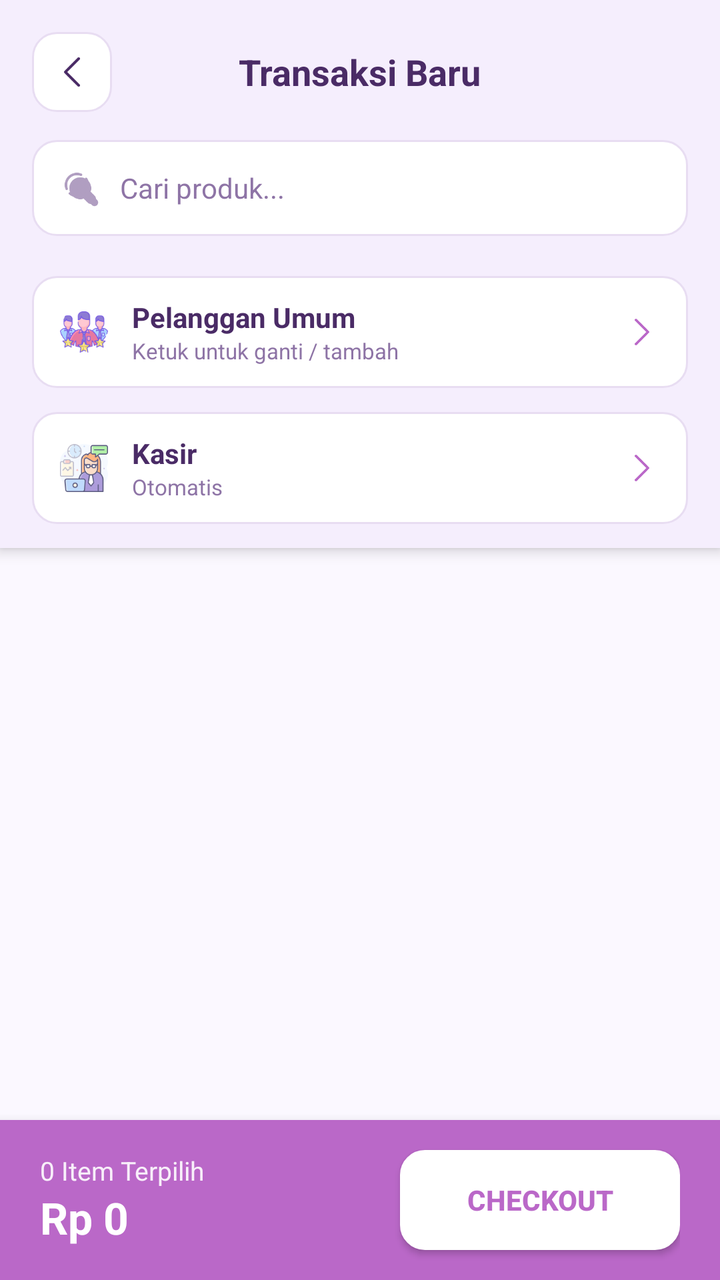
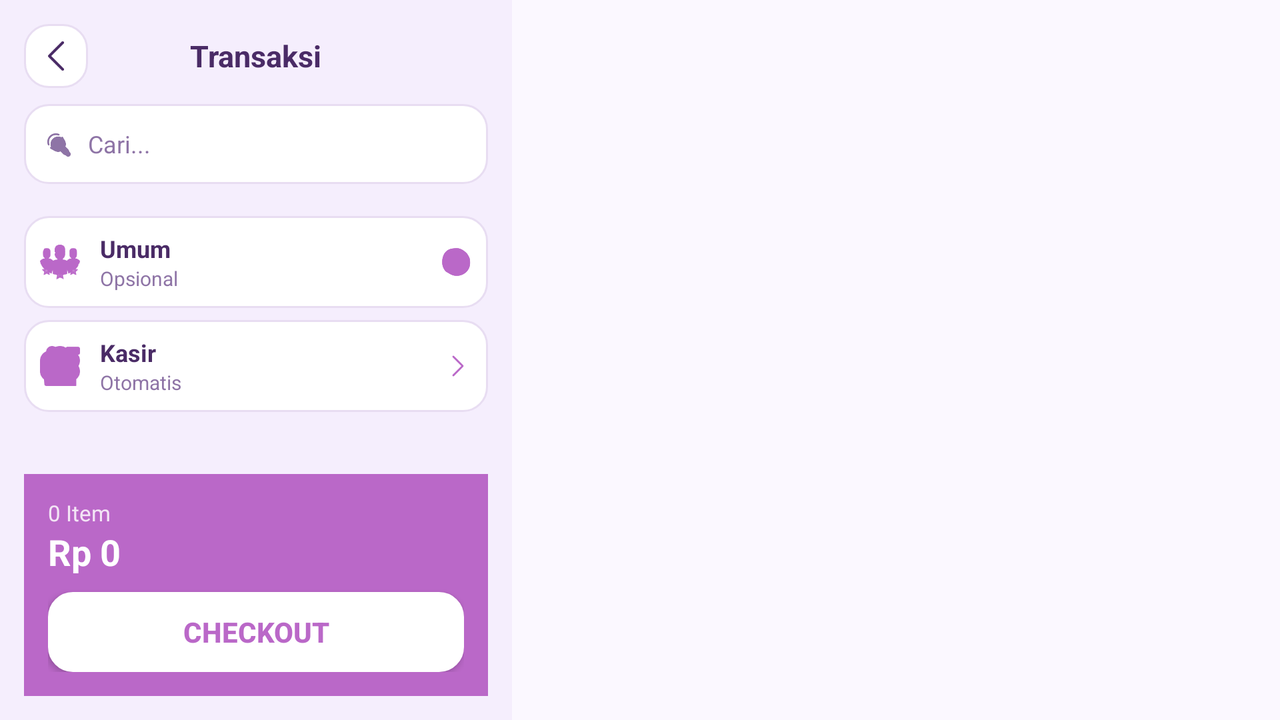

Compare how this app lays out the same screen by default and in its alternative resource folder. The renders come first, then the two layout files and the values they reference.
<!-- AndroidManifest.xml: application theme Theme.Penjualan -->
<!-- res/layout/activity_transaksi.xml -->
<?xml version="1.0" encoding="utf-8"?>
<androidx.constraintlayout.widget.ConstraintLayout
    xmlns:android="http://schemas.android.com/apk/res/android"
    xmlns:app="http://schemas.android.com/apk/res-auto"
    android:layout_width="match_parent"
    android:layout_height="match_parent"
    android:background="@color/backgroundColor">

    
    <LinearLayout
        android:id="@+id/topBar"
        android:layout_width="match_parent"
        android:layout_height="wrap_content"
        android:orientation="vertical"
        android:background="@color/backgroundFormColor"
        android:elevation="4dp"
        android:paddingTop="12dp"
        android:paddingBottom="8dp"
        app:layout_constraintTop_toTopOf="parent"
        app:layout_constraintStart_toStartOf="parent"
        app:layout_constraintEnd_toEndOf="parent">

        
        <RelativeLayout
            android:layout_width="match_parent"
            android:layout_height="48dp"
            android:paddingHorizontal="16dp">

            <ImageButton
                android:id="@+id/btnBack"
                android:layout_width="40dp"
                android:layout_height="40dp"
                android:layout_centerVertical="true"
                android:background="@drawable/bg_border"
                android:contentDescription="Kembali"
                android:src="@drawable/arrow"
                android:scaleType="fitCenter"
                android:padding="10dp"
                android:rotation="180"
                app:tint="@color/textColorTitle"/>

            <TextView
                android:layout_width="wrap_content"
                android:layout_height="wrap_content"
                android:layout_centerInParent="true"
                android:text="Transaksi Baru"
                android:textSize="18sp"
                android:textStyle="bold"
                android:textColor="@color/textColorTitle"/>

        </RelativeLayout>

        
        <LinearLayout
            android:layout_width="match_parent"
            android:layout_height="48dp"
            android:orientation="horizontal"
            android:background="@drawable/bg_border"
            android:gravity="center_vertical"
            android:layout_marginHorizontal="16dp"
            android:layout_marginTop="10dp"
            android:layout_marginBottom="10dp"
            android:paddingHorizontal="14dp">

            <ImageView
                android:layout_width="20dp"
                android:layout_height="20dp"
                android:src="@drawable/search"
                android:scaleType="fitCenter"
                app:tint="@color/textColorSecondary"
                android:alpha="0.7"/>

            <EditText
                android:id="@+id/etSearch"
                android:layout_width="0dp"
                android:layout_height="match_parent"
                android:layout_weight="1"
                android:hint="Cari produk..."
                android:textSize="14sp"
                android:textColor="@color/textColorPrimary"
                android:textColorHint="@color/textColorSecondary"
                android:background="@null"
                android:paddingStart="10dp"
                android:inputType="text"
                android:singleLine="true"/>
        </LinearLayout>

        
        <HorizontalScrollView
            android:layout_width="match_parent"
            android:layout_height="wrap_content"
            android:scrollbars="none"
            android:paddingHorizontal="16dp"
            android:clipToPadding="false"
            android:layout_marginBottom="10dp">

            <LinearLayout
                android:id="@+id/chipGroupKategori"
                android:layout_width="wrap_content"
                android:layout_height="wrap_content"
                android:orientation="horizontal"
                android:gravity="center_vertical"/>

        </HorizontalScrollView>

        
        <LinearLayout
            android:id="@+id/btnPilihPelanggan"
            android:layout_width="match_parent"
            android:layout_height="56dp"
            android:layout_marginHorizontal="16dp"
            android:layout_marginBottom="4dp"
            android:background="@drawable/bg_border"
            android:clickable="true"
            android:focusable="true"
            android:gravity="center_vertical"
            android:orientation="horizontal"
            android:paddingHorizontal="14dp">

            <ImageView
                android:layout_width="24dp"
                android:layout_height="24dp"
                android:src="@drawable/customer"
                android:scaleType="fitCenter" />

            <LinearLayout
                android:layout_width="0dp"
                android:layout_height="wrap_content"
                android:layout_weight="1"
                android:layout_marginStart="12dp"
                android:orientation="vertical">

                <TextView
                    android:id="@+id/tvPelangganTransaksi"
                    android:layout_width="match_parent"
                    android:layout_height="wrap_content"
                    android:ellipsize="end"
                    android:maxLines="1"
                    android:text="Pelanggan Umum"
                    android:textColor="@color/textColorTitle"
                    android:textSize="14sp"
                    android:textStyle="bold"/>

                <TextView
                    android:id="@+id/tvJenisPelangganTransaksi"
                    android:layout_width="match_parent"
                    android:layout_height="wrap_content"
                    android:ellipsize="end"
                    android:maxLines="1"
                    android:text="Ketuk untuk ganti / tambah"
                    android:textColor="@color/textColorSecondary"
                    android:textSize="11sp"/>
            </LinearLayout>

            
            <ImageView
                android:layout_width="18dp"
                android:layout_height="18dp"
                android:src="@drawable/arrow"
                android:scaleType="fitCenter"
                app:tint="@color/colorSoftPurple"/>
        </LinearLayout>

        
        <LinearLayout
            android:id="@+id/btnPilihKasir"
            android:layout_width="match_parent"
            android:layout_height="56dp"
            android:layout_marginHorizontal="16dp"
            android:layout_marginTop="8dp"
            android:layout_marginBottom="4dp"
            android:background="@drawable/bg_border"
            android:clickable="true"
            android:focusable="true"
            android:gravity="center_vertical"
            android:orientation="horizontal"
            android:paddingHorizontal="14dp">

            <ImageView
                android:layout_width="24dp"
                android:layout_height="24dp"
                android:src="@drawable/employee"
                android:scaleType="fitCenter" />

            <LinearLayout
                android:layout_width="0dp"
                android:layout_height="wrap_content"
                android:layout_marginStart="12dp"
                android:layout_weight="1"
                android:orientation="vertical">

                <TextView
                    android:id="@+id/tvKasirTransaksi"
                    android:layout_width="match_parent"
                    android:layout_height="wrap_content"
                    android:ellipsize="end"
                    android:maxLines="1"
                    android:text="Kasir"
                    android:textColor="@color/textColorTitle"
                    android:textSize="14sp"
                    android:textStyle="bold"/>

                <TextView
                    android:id="@+id/tvInfoKasirTransaksi"
                    android:layout_width="match_parent"
                    android:layout_height="wrap_content"
                    android:ellipsize="end"
                    android:maxLines="1"
                    android:text="Otomatis"
                    android:textColor="@color/textColorSecondary"
                    android:textSize="11sp"/>
            </LinearLayout>

            <ImageView
                android:id="@+id/imgArrowKasir"
                android:layout_width="18dp"
                android:layout_height="18dp"
                android:src="@drawable/arrow"
                android:scaleType="fitCenter"
                app:tint="@color/colorSoftPurple"/>
        </LinearLayout>

    </LinearLayout>

    
    <androidx.recyclerview.widget.RecyclerView
        android:id="@+id/rvProduk"
        android:layout_width="0dp"
        android:layout_height="0dp"
        android:paddingTop="8dp"
        android:paddingBottom="14dp"
        android:paddingHorizontal="12dp"
        android:clipToPadding="false"
        app:layout_constraintTop_toBottomOf="@id/topBar"
        app:layout_constraintBottom_toTopOf="@id/bottomCheckout"
        app:layout_constraintStart_toStartOf="parent"
        app:layout_constraintEnd_toEndOf="parent"/>

    
    <TextView
        android:id="@+id/tvEmpty"
        android:layout_width="wrap_content"
        android:layout_height="wrap_content"
        android:text="Tidak ada produk"
        android:textSize="15sp"
        android:textColor="@color/textColorSecondary"
        android:visibility="gone"
        app:layout_constraintTop_toBottomOf="@id/topBar"
        app:layout_constraintBottom_toTopOf="@id/bottomCheckout"
        app:layout_constraintStart_toStartOf="parent"
        app:layout_constraintEnd_toEndOf="parent"/>

    
    <LinearLayout
        android:id="@+id/bottomCheckout"
        android:layout_width="0dp"
        android:layout_height="80dp"
        android:orientation="horizontal"
        android:gravity="center_vertical"
        android:background="@color/colorSoftPurple"
        android:paddingHorizontal="20dp"
        android:elevation="8dp"
        app:layout_constraintBottom_toBottomOf="parent"
        app:layout_constraintStart_toStartOf="parent"
        app:layout_constraintEnd_toEndOf="parent">

        <LinearLayout
            android:layout_width="0dp"
            android:layout_height="wrap_content"
            android:layout_weight="1"
            android:orientation="vertical">

            <TextView
                android:id="@+id/tvItemTerpilih"
                android:layout_width="wrap_content"
                android:layout_height="wrap_content"
                android:text="0 Item Terpilih"
                android:textSize="13sp"
                android:textColor="@color/white"
                android:alpha="0.9"/>

            <TextView
                android:id="@+id/tvTotalHarga"
                android:layout_width="wrap_content"
                android:layout_height="wrap_content"
                android:text="Rp 0"
                android:textSize="22sp"
                android:textStyle="bold"
                android:textColor="@color/white"/>

        </LinearLayout>

        <androidx.appcompat.widget.AppCompatButton
            android:id="@+id/btnCheckout"
            android:layout_width="140dp"
            android:layout_height="50dp"
            android:text="CHECKOUT"
            android:textAllCaps="true"
            android:textSize="14sp"
            android:textStyle="bold"
            android:textColor="@color/colorSoftPurple"
            android:background="@drawable/bg_border"
            android:backgroundTint="@color/white"/>

    </LinearLayout>

</androidx.constraintlayout.widget.ConstraintLayout>
<!-- resources referenced by this layout -->
<resources>
  <color name="backgroundColor">#FBF8FF</color>
  <color name="backgroundFormColor">#F5EEFD</color>
  <color name="colorSoftPurple">#BA68C8</color>
  <color name="textColorPrimary">#5C3D75</color>
  <color name="textColorSecondary">#8E74A6</color>
  <color name="textColorTitle">#4A2B66</color>
  <color name="white">#FFFFFFFF</color>
  <!-- drawable arrow: png bitmap (drawable, 3241 bytes) -->
  <!-- drawable bg_border (drawable) -->
  <?xml version="1.0" encoding="utf-8"?>
  <shape xmlns:android="http://schemas.android.com/apk/res/android">
      <solid android:color="@color/cardBackground" />
      <stroke
          android:width="1dp"
          android:color="@color/borderColor" />
      <corners android:radius="12dp" />
  </shape>
  <!-- drawable customer: png bitmap (drawable, 9156 bytes) -->
  <!-- drawable employee: png bitmap (drawable, 6893 bytes) -->
  <!-- drawable search: png bitmap (drawable, 3016 bytes) -->
  <style name="Theme.Penjualan" parent="Base.Theme.Penjualan" />
  <color name="cardBackground">#FFFFFF</color>
  <color name="borderColor">#E8DDF2</color>
  <style name="Base.Theme.Penjualan" parent="Theme.Material3.DayNight.NoActionBar">
          
          <item name="android:statusBarColor">@android:color/transparent</item>
          <item name="android:windowLightStatusBar" tools:targetApi="m">true</item>
      </style>
</resources>
<!-- res/layout-land/activity_transaksi.xml (the repository's variant of the layout above) -->
<!-- drawn on the phone turned sideways -->
<?xml version="1.0" encoding="utf-8"?>
<androidx.constraintlayout.widget.ConstraintLayout
    xmlns:android="http://schemas.android.com/apk/res/android"
    xmlns:app="http://schemas.android.com/apk/res-auto"
    android:layout_width="match_parent"
    android:layout_height="match_parent"
    android:background="@color/backgroundColor">

    
    <LinearLayout
        android:id="@+id/leftPanel"
        android:layout_width="0dp"
        android:layout_height="match_parent"
        android:orientation="vertical"
        android:background="@color/backgroundFormColor"
        android:padding="12dp"
        app:layout_constraintStart_toStartOf="parent"
        app:layout_constraintWidth_percent="0.4"
        app:layout_constraintTop_toTopOf="parent"
        app:layout_constraintBottom_toBottomOf="parent">

        
        <RelativeLayout
            android:layout_width="match_parent"
            android:layout_height="wrap_content"
            android:layout_marginBottom="8dp">
            <ImageButton
                android:id="@+id/btnBack"
                android:layout_width="32dp"
                android:layout_height="32dp"
                android:background="@drawable/bg_border"
                android:src="@drawable/arrow"
                android:rotation="180"
                android:padding="6dp"
                android:scaleType="fitCenter"
                app:tint="@color/textColorTitle"/>
            <TextView
                android:layout_width="wrap_content"
                android:layout_height="wrap_content"
                android:layout_centerInParent="true"
                android:text="Transaksi"
                android:textStyle="bold"
                android:textColor="@color/textColorTitle"
                android:textSize="15sp"/>
        </RelativeLayout>

        
        <LinearLayout
            android:layout_width="match_parent"
            android:layout_height="40dp"
            android:background="@drawable/bg_border"
            android:gravity="center_vertical"
            android:paddingHorizontal="10dp"
            android:layout_marginBottom="8dp">
            <ImageView
                android:layout_width="14dp"
                android:layout_height="14dp"
                android:src="@drawable/search"
                app:tint="@color/textColorSecondary"/>
            <EditText
                android:id="@+id/etSearch"
                android:layout_width="match_parent"
                android:layout_height="match_parent"
                android:background="@null"
                android:hint="Cari..."
                android:textColor="@color/textColorPrimary"
                android:textColorHint="@color/textColorSecondary"
                android:textSize="12sp"
                android:paddingStart="8dp"
                android:inputType="text"
                android:singleLine="true"/>
        </LinearLayout>

        
        <HorizontalScrollView
            android:layout_width="match_parent"
            android:layout_height="wrap_content"
            android:scrollbars="none"
            android:layout_marginBottom="8dp">
            <LinearLayout
                android:id="@+id/chipGroupKategori"
                android:layout_width="wrap_content"
                android:layout_height="wrap_content"
                android:orientation="horizontal"/>
        </HorizontalScrollView>

        
        <LinearLayout
            android:id="@+id/btnPilihPelanggan"
            android:layout_width="match_parent"
            android:layout_height="wrap_content"
            android:background="@drawable/bg_border"
            android:padding="8dp"
            android:layout_marginBottom="6dp"
            android:orientation="horizontal"
            android:gravity="center_vertical">
            <ImageView
                android:layout_width="20dp"
                android:layout_height="20dp"
                android:src="@drawable/customer"
                app:tint="@color/colorSoftPurple"/>
            <LinearLayout
                android:layout_width="0dp"
                android:layout_height="wrap_content"
                android:layout_weight="1"
                android:layout_marginStart="10dp"
                android:orientation="vertical">
                <TextView
                    android:id="@+id/tvPelangganTransaksi"
                    android:layout_width="match_parent"
                    android:layout_height="wrap_content"
                    android:text="Umum"
                    android:textSize="12sp"
                    android:textStyle="bold"
                    android:textColor="@color/textColorTitle"
                    android:maxLines="1"
                    android:ellipsize="end"/>
                <TextView
                    android:id="@+id/tvJenisPelangganTransaksi"
                    android:layout_width="match_parent"
                    android:layout_height="wrap_content"
                    android:text="Opsional"
                    android:textSize="10sp"
                    android:textColor="@color/textColorSecondary"
                    android:maxLines="1"
                    android:ellipsize="end"/>
            </LinearLayout>
            <ImageView
                android:layout_width="16dp"
                android:layout_height="16dp"
                android:src="@drawable/add"
                app:tint="@color/colorSoftPurple"/>
        </LinearLayout>

        
        <LinearLayout
            android:id="@+id/btnPilihKasir"
            android:layout_width="match_parent"
            android:layout_height="wrap_content"
            android:background="@drawable/bg_border"
            android:padding="8dp"
            android:orientation="horizontal"
            android:gravity="center_vertical">
            <ImageView
                android:layout_width="20dp"
                android:layout_height="20dp"
                android:src="@drawable/employee"
                app:tint="@color/colorSoftPurple"/>
            <LinearLayout
                android:layout_width="0dp"
                android:layout_height="wrap_content"
                android:layout_weight="1"
                android:layout_marginStart="10dp"
                android:orientation="vertical">
                <TextView
                    android:id="@+id/tvKasirTransaksi"
                    android:layout_width="match_parent"
                    android:layout_height="wrap_content"
                    android:text="Kasir"
                    android:textSize="12sp"
                    android:textStyle="bold"
                    android:textColor="@color/textColorTitle"
                    android:maxLines="1"
                    android:ellipsize="end"/>
                <TextView
                    android:id="@+id/tvInfoKasirTransaksi"
                    android:layout_width="match_parent"
                    android:layout_height="wrap_content"
                    android:text="Otomatis"
                    android:textSize="10sp"
                    android:textColor="@color/textColorSecondary"
                    android:maxLines="1"
                    android:ellipsize="end"/>
            </LinearLayout>
            <ImageView
                android:id="@+id/imgArrowKasir"
                android:layout_width="14dp"
                android:layout_height="14dp"
                android:src="@drawable/arrow"
                app:tint="@color/colorSoftPurple"/>
        </LinearLayout>

        <View android:layout_width="match_parent" android:layout_height="0dp" android:layout_weight="1"/>

        
        <LinearLayout
            android:layout_width="match_parent"
            android:layout_height="wrap_content"
            android:background="@color/colorSoftPurple"
            android:padding="12dp"
            android:orientation="vertical">
            <TextView
                android:id="@+id/tvItemTerpilih"
                android:layout_width="wrap_content"
                android:layout_height="wrap_content"
                android:text="0 Item"
                android:textColor="#F3E5F5"
                android:textSize="11sp"/>
            <TextView
                android:id="@+id/tvTotalHarga"
                android:layout_width="wrap_content"
                android:layout_height="wrap_content"
                android:text="Rp 0"
                android:textColor="@color/white"
                android:textStyle="bold"
                android:textSize="18sp"/>
            <androidx.appcompat.widget.AppCompatButton
                android:id="@+id/btnCheckout"
                android:layout_width="match_parent"
                android:layout_height="40dp"
                android:layout_marginTop="8dp"
                android:text="CHECKOUT"
                android:background="@drawable/bg_border"
                android:backgroundTint="@color/white"
                android:textColor="@color/colorSoftPurple"
                android:textStyle="bold"/>
        </LinearLayout>
    </LinearLayout>

    
    <androidx.recyclerview.widget.RecyclerView
        android:id="@+id/rvProduk"
        android:layout_width="0dp"
        android:layout_height="0dp"
        android:padding="8dp"
        app:layout_constraintStart_toEndOf="@id/leftPanel"
        app:layout_constraintEnd_toEndOf="parent"
        app:layout_constraintTop_toTopOf="parent"
        app:layout_constraintBottom_toBottomOf="parent"/>

    <TextView
        android:id="@+id/tvEmpty"
        android:layout_width="wrap_content"
        android:layout_height="wrap_content"
        android:text="Tidak ada produk"
        android:textColor="@color/textColorSecondary"
        android:visibility="gone"
        app:layout_constraintTop_toTopOf="@id/rvProduk"
        app:layout_constraintBottom_toBottomOf="@id/rvProduk"
        app:layout_constraintStart_toStartOf="@id/rvProduk"
        app:layout_constraintEnd_toEndOf="@id/rvProduk"/>

</androidx.constraintlayout.widget.ConstraintLayout>
<!-- resources referenced by the variant -->
<!-- as the phone turned sideways resolves them -->
<resources>
  <color name="backgroundColor">#FBF8FF</color>
  <color name="backgroundFormColor">#F5EEFD</color>
  <color name="colorSoftPurple">#BA68C8</color>
  <color name="textColorPrimary">#5C3D75</color>
  <color name="textColorSecondary">#8E74A6</color>
  <color name="textColorTitle">#4A2B66</color>
  <color name="white">#FFFFFFFF</color>
  <!-- drawable add: png bitmap (drawable, 3814 bytes) -->
  <!-- drawable arrow: png bitmap (drawable, 3241 bytes) -->
  <!-- drawable bg_border (drawable) -->
  <?xml version="1.0" encoding="utf-8"?>
  <shape xmlns:android="http://schemas.android.com/apk/res/android">
      <solid android:color="@color/cardBackground" />
      <stroke
          android:width="1dp"
          android:color="@color/borderColor" />
      <corners android:radius="12dp" />
  </shape>
  <!-- drawable customer: png bitmap (drawable, 9156 bytes) -->
  <!-- drawable employee: png bitmap (drawable, 6893 bytes) -->
  <!-- drawable search: png bitmap (drawable, 3016 bytes) -->
  <style name="Theme.Penjualan" parent="Base.Theme.Penjualan" />
  <color name="cardBackground">#FFFFFF</color>
  <color name="borderColor">#E8DDF2</color>
  <style name="Base.Theme.Penjualan" parent="Theme.Material3.DayNight.NoActionBar">
          
          <item name="android:statusBarColor">@android:color/transparent</item>
          <item name="android:windowLightStatusBar" tools:targetApi="m">true</item>
      </style>
</resources>
